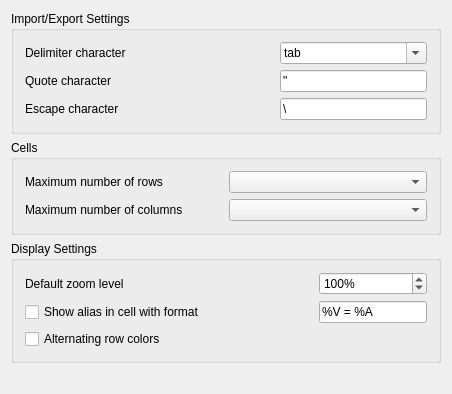
<?xml version="1.0" encoding="UTF-8"?>
<ui version="4.0">
 <class>SpreadsheetGui::DlgSettings</class>
 <widget class="QWidget" name="SpreadsheetGui::DlgSettings">
  <property name="geometry">
   <rect>
    <x>0</x>
    <y>0</y>
    <width>452</width>
    <height>394</height>
   </rect>
  </property>
  <property name="sizePolicy">
   <sizepolicy hsizetype="Minimum" vsizetype="Minimum">
    <horstretch>0</horstretch>
    <verstretch>0</verstretch>
   </sizepolicy>
  </property>
  <property name="windowTitle">
   <string>Spreadsheet</string>
  </property>
  <layout class="QGridLayout" name="gridLayout_4">
   <item row="0" column="0">
    <widget class="QGroupBox" name="groupBox">
     <property name="title">
      <string>Import/Export Settings</string>
     </property>
     <layout class="QGridLayout" name="gridLayout">
      <item row="0" column="0">
       <widget class="QLabel" name="textLabel">
        <property name="sizePolicy">
         <sizepolicy hsizetype="Minimum" vsizetype="Preferred">
          <horstretch>0</horstretch>
          <verstretch>0</verstretch>
         </sizepolicy>
        </property>
        <property name="text">
         <string>Delimiter character</string>
        </property>
       </widget>
      </item>
      <item row="0" column="1">
       <spacer name="horizontalSpacer">
        <property name="orientation">
         <enum>Qt::Horizontal</enum>
        </property>
        <property name="sizeHint" stdset="0">
         <size>
          <width>40</width>
          <height>20</height>
         </size>
        </property>
       </spacer>
      </item>
      <item row="0" column="2">
       <widget class="Gui::PrefComboBox" name="delimiterComboBox">
        <property name="toolTip">
         <string>&lt;html&gt;&lt;head/&gt;&lt;body&gt;&lt;p&gt;Character to use as field delimiter.  Default is tab, but also commonly used are commas (,) and semicolons (;). Select from the list or enter your own in the field. Must be a single character or the words &lt;span style=&quot; font-style:italic;&quot;&gt;tab&lt;/span&gt;, &lt;span style=&quot; font-style:italic;&quot;&gt;comma&lt;/span&gt;, or &lt;span style=&quot; font-style:italic;&quot;&gt;semicolon&lt;/span&gt;.&lt;/p&gt;&lt;/body&gt;&lt;/html&gt;</string>
        </property>
        <property name="editable">
         <bool>true</bool>
        </property>
        <property name="currentText">
         <string notr="true">tab</string>
        </property>
        <property name="prefEntry" stdset="0">
         <cstring>ImportExportDelimiter</cstring>
        </property>
        <property name="prefPath" stdset="0">
         <cstring>Mod/Spreadsheet</cstring>
        </property>
        <item>
         <property name="text">
          <string>tab</string>
         </property>
        </item>
        <item>
         <property name="text">
          <string notr="true">;</string>
         </property>
        </item>
        <item>
         <property name="text">
          <string notr="true">,</string>
         </property>
        </item>
       </widget>
      </item>
      <item row="1" column="0">
       <widget class="QLabel" name="textLabel2">
        <property name="sizePolicy">
         <sizepolicy hsizetype="Minimum" vsizetype="Preferred">
          <horstretch>0</horstretch>
          <verstretch>0</verstretch>
         </sizepolicy>
        </property>
        <property name="text">
         <string>Quote character</string>
        </property>
       </widget>
      </item>
      <item row="1" column="2">
       <widget class="Gui::PrefLineEdit" name="quoteCharLineEdit">
        <property name="toolTip">
         <string>&lt;html&gt;&lt;head/&gt;&lt;body&gt;&lt;p&gt;Character used to delimit strings, typically is single quote (') or double quote (&amp;quot;). Must be a single character.&lt;/p&gt;&lt;/body&gt;&lt;/html&gt;</string>
        </property>
        <property name="whatsThis">
         <string/>
        </property>
        <property name="text">
         <string notr="true">&quot;</string>
        </property>
        <property name="prefEntry" stdset="0">
         <cstring>ImportExportQuoteCharacter</cstring>
        </property>
        <property name="prefPath" stdset="0">
         <cstring>Mod/Spreadsheet</cstring>
        </property>
       </widget>
      </item>
      <item row="2" column="0">
       <widget class="QLabel" name="textLabel3">
        <property name="sizePolicy">
         <sizepolicy hsizetype="Minimum" vsizetype="Preferred">
          <horstretch>0</horstretch>
          <verstretch>0</verstretch>
         </sizepolicy>
        </property>
        <property name="text">
         <string>Escape character</string>
        </property>
       </widget>
      </item>
      <item row="2" column="2">
       <widget class="Gui::PrefLineEdit" name="escapeCharLineEdit">
        <property name="toolTip">
         <string>&lt;html&gt;&lt;head/&gt;&lt;body&gt;&lt;p&gt;Escape character, typically the backslash (\), used to indicate special unprintable characters, e.g. \t = tab. Must be a single character.&lt;/p&gt;&lt;/body&gt;&lt;/html&gt;</string>
        </property>
        <property name="text">
         <string notr="true">\</string>
        </property>
        <property name="prefEntry" stdset="0">
         <cstring>ImportExportEscapeCharacter</cstring>
        </property>
        <property name="prefPath" stdset="0">
         <cstring>Mod/Spreadsheet</cstring>
        </property>
       </widget>
      </item>
     </layout>
    </widget>
   </item>
   <item row="1" column="0">
    <widget class="QGroupBox" name="groupBox_2">
     <property name="title">
      <string>Cells</string>
     </property>
     <layout class="QGridLayout" name="gridLayout_2">
      <item row="1" column="1">
       <widget class="QComboBox" name="comboBoxColumns"/>
      </item>
      <item row="1" column="0">
       <widget class="QLabel" name="label_2">
        <property name="text">
         <string>Maximum number of columns</string>
        </property>
       </widget>
      </item>
      <item row="0" column="1">
       <widget class="QComboBox" name="comboBoxRows"/>
      </item>
      <item row="0" column="0">
       <widget class="QLabel" name="label">
        <property name="text">
         <string>Maximum number of rows</string>
        </property>
       </widget>
      </item>
     </layout>
    </widget>
   </item>
   <item row="2" column="0">
    <widget class="QGroupBox" name="groupBox1">
     <property name="title">
      <string>Display Settings</string>
     </property>
     <layout class="QGridLayout" name="gridLayout_3">
      <item row="1" column="0">
       <widget class="Gui::PrefCheckBox" name="checkBoxShowAlias">
        <property name="toolTip">
         <string>Displays the cell alias using the custom format.</string>
        </property>
        <property name="text">
         <string>Show alias in cell with format</string>
        </property>
        <property name="prefEntry" stdset="0">
         <cstring>showAliasName</cstring>
        </property>
        <property name="prefPath" stdset="0">
         <cstring>Mod/Spreadsheet</cstring>
        </property>
       </widget>
      </item>
      <item row="0" column="2">
       <widget class="Gui::PrefSpinBox" name="dZLSpinBox">
        <property name="toolTip">
         <string>Sets the table view zoom level from 60% to 160%.</string>
        </property>
        <property name="suffix">
         <string>%</string>
        </property>
        <property name="minimum">
         <number>60</number>
        </property>
        <property name="maximum">
         <number>160</number>
        </property>
        <property name="singleStep">
         <number>10</number>
        </property>
        <property name="value">
         <number>100</number>
        </property>
        <property name="prefEntry" stdset="0">
         <cstring>DefaultZoomLevel</cstring>
        </property>
        <property name="prefPath" stdset="0">
         <cstring>Mod/Spreadsheet</cstring>
        </property>
       </widget>
      </item>
      <item row="0" column="0">
       <widget class="QLabel" name="dZLLabel">
        <property name="text">
         <string>Default zoom level</string>
        </property>
       </widget>
      </item>
      <item row="1" column="2">
       <widget class="Gui::PrefLineEdit" name="formatString">
        <property name="toolTip">
         <string>The format of the custom cell string presentation.
Defaults to: %V = %A

%A - alias name
%V - cell value</string>
        </property>
        <property name="text">
         <string notr="true">%V = %A</string>
        </property>
        <property name="prefEntry" stdset="0">
         <cstring>DisplayAliasFormatString</cstring>
        </property>
        <property name="prefPath" stdset="0">
         <cstring>Mod/Spreadsheet</cstring>
        </property>
       </widget>
      </item>
      <item row="2" column="0">
       <widget class="Gui::PrefCheckBox" name="checkBoxAlternatingRows">
        <property name="toolTip">
         <string>Shows every other row with a slightly darker background, for spreadsheets opened afterwards.</string>
        </property>
        <property name="text">
         <string>Alternating row colors</string>
        </property>
        <property name="prefEntry" stdset="0">
         <cstring>AlternatingRowColors</cstring>
        </property>
        <property name="prefPath" stdset="0">
         <cstring>Mod/Spreadsheet</cstring>
        </property>
       </widget>
      </item>
      <item row="1" column="1">
       <spacer name="horizontalSpacer1">
        <property name="orientation">
         <enum>Qt::Horizontal</enum>
        </property>
        <property name="sizeHint" stdset="0">
         <size>
          <width>40</width>
          <height>20</height>
         </size>
        </property>
       </spacer>
      </item>
     </layout>
    </widget>
   </item>
   <item row="3" column="0">
    <spacer name="verticalSpacer">
     <property name="orientation">
      <enum>Qt::Vertical</enum>
     </property>
     <property name="sizeHint" stdset="0">
      <size>
       <width>20</width>
       <height>20</height>
      </size>
     </property>
    </spacer>
   </item>
  </layout>
 </widget>
 <layoutdefault spacing="6" margin="11"/>
 <customwidgets>
  <customwidget>
   <class>Gui::PrefSpinBox</class>
   <extends>QSpinBox</extends>
   <header>Gui/PrefWidgets.h</header>
  </customwidget>
  <customwidget>
   <class>Gui::PrefCheckBox</class>
   <extends>QCheckBox</extends>
   <header>Gui/PrefWidgets.h</header>
  </customwidget>
  <customwidget>
   <class>Gui::PrefComboBox</class>
   <extends>QComboBox</extends>
   <header>Gui/PrefWidgets.h</header>
  </customwidget>
  <customwidget>
   <class>Gui::PrefLineEdit</class>
   <extends>QLineEdit</extends>
   <header>Gui/PrefWidgets.h</header>
  </customwidget>
 </customwidgets>
 <tabstops>
  <tabstop>delimiterComboBox</tabstop>
  <tabstop>quoteCharLineEdit</tabstop>
  <tabstop>escapeCharLineEdit</tabstop>
  <tabstop>comboBoxRows</tabstop>
  <tabstop>comboBoxColumns</tabstop>
  <tabstop>dZLSpinBox</tabstop>
  <tabstop>checkBoxShowAlias</tabstop>
  <tabstop>formatString</tabstop>
 </tabstops>
 <resources/>
 <connections/>
</ui>
